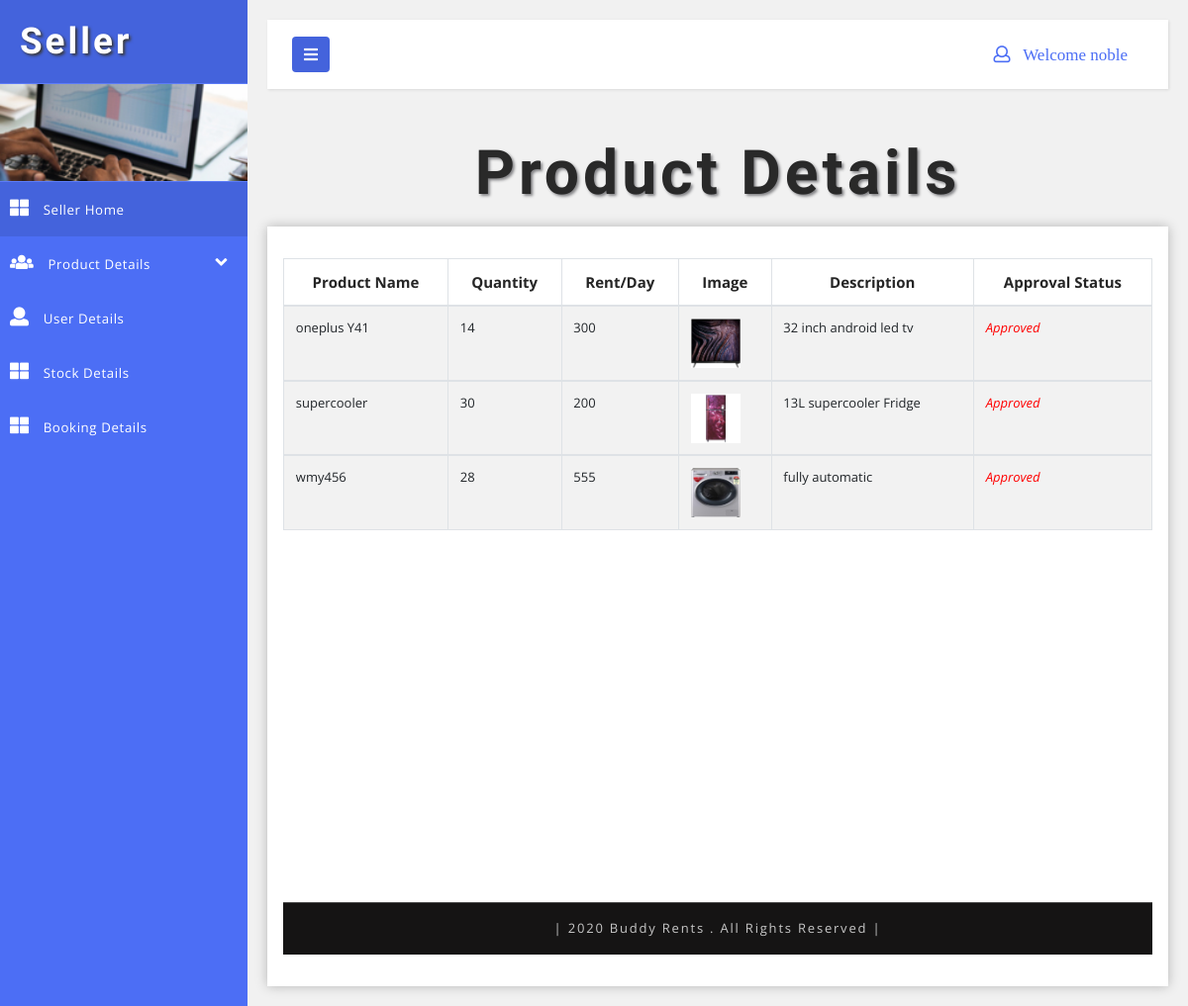
The app's page /seller/viewpdt.php (signed in) with its own data.
### tables this page shows
CREATE TABLE `product` (
  `product_id` int(11) NOT NULL,
  `category_id` int(11) NOT NULL,
  `product_name` varchar(65) NOT NULL,
  `description` varchar(1000) NOT NULL,
  `quantity` int(11) NOT NULL,
  `rent` int(11) NOT NULL,
  `image` varchar(500) NOT NULL,
  `status` int(11) NOT NULL,
  `status1` int(10) NOT NULL,
  `image1` varchar(500) NOT NULL,
  `image2` varchar(500) NOT NULL,
  `image3` varchar(500) NOT NULL,
  `seller_id` int(11) NOT NULL,
  `company` varchar(50) NOT NULL,
  `size` varchar(20) NOT NULL,
  `color` varchar(20) NOT NULL,
  `yom` int(4) NOT NULL
);

### seller/viewpdt.php (the view, shortened to what this page needs)
<?php
	include("../dbcon.php");
?>
<!DOCTYPE html>
<html lang="en">
<head>
    <link href="css/bootstrap.css" rel="stylesheet" type="text/css" media="all" />
    <link href="css/style.css" rel="stylesheet" type="text/css" media="all" />
    <link rel="stylesheet" href="css/style4.css">
    <link href="css/fontawesome-all.css" rel="stylesheet">
</head>
<body>
    <div class="wrapper">
                <?php
				include("aside.php");
				?>
        <div id="content">
            <nav class="navbar navbar-default mb-xl-5 mb-4">
                <div class="container-fluid">
                           <?php
						   include("aheader.php");
						   ?>
                </div>
            </nav>
            <h2 class="main-title-w3layouts mb-2 text-center">Product Details</h2>
			 <?php
			  $logid=$_SESSION['userid'];
			 $qry1="select category.category_name from category,product where category.category_id=product.category_id";
$result1=mysqli_query($con,$qry1);
		  $sql="select * from product where seller_id=(select seller_id from seller where userid=$logid)";
		  $res=mysqli_query($con,$sql);
		  $no=mysqli_num_rows($res);
		  if($no==0)
		  {
			  echo "&quot;No records here!!&quot;";
		  }
		  else
		  {
		  ?>
            <section class="grids-section bd-content">
                <div class="outer-w3-agile mt-3">
                    <table class="table table-bordered table-striped">
                        <thead>
                            <tr>
                                <th class="text-center">
                                   Product Name
                                    <br>
                                </th>
                                <th class="text-center">
                                    Quantity
                                    <br>
                                </th>
                                <th class="text-center">
                                   Rent/Day
                                    <br>
                                </th>
                                <th class="text-center">
                                    Image
                                    <br>
                                </th>
								<th class="text-center">
                                    Description
                                    <br>
                                </th>
								<th class="text-center">
                                    Approval Status
                                    <br>
                                </th>
                            </tr>
                        </thead>
                        <tbody>
                            <tr>
							  <?php
while($row1=mysqli_fetch_array($result1)){
?>
<?php
			while($row=mysqli_fetch_array($res))
			{
		  ?>
                                <td><?php echo $row[2];?></td>
                                <td><?php echo $row[4];?></td>
                                <td><?php echo $row[5];?></td>
								 <td><img src="../uploads/<?php echo $row[6];?>" height="50" width="50" /></td>
								  <td><?php echo $row[3];?></td>
								  <td>
							<?php
						if(($row[7]=="1") && ($row[8]=="1"))
						{
							?>
                            <font style="color:#FF0000; font-style:italic;" >Approved</font>
                            <?php
						}
						?>
						</td>
                            </tr>
                        </tbody>
						 <?php
			}
		  ?>
                    </table>
					<?php
								}
								?>
 <?php
			}
		  ?>
        <br><br><br> <br><br><br> <br><br><br> <br><br><br> <br>
		<?php
		  include("afooter.php");
		  ?>
    </div>
</body>
</html>

### seller/aside.php (shortened to what this page needs)
<!DOCTYPE html PUBLIC "-//W3C//DTD XHTML 1.0 Transitional//EN" "http://www.w3.org/TR/xhtml1/DTD/xhtml1-transitional.dtd">
<html xmlns="http://www.w3.org/1999/xhtml">
<head>
</head>
<body>
        <nav id="sidebar">
            <div class="sidebar-header">
                <h1>
                    <a href="index.php">Seller</a>
                </h1>
            </div>
            <div class="profile-bg"></div>
            <ul class="list-unstyled components">
                <li class="active">
                    <a href="index.php">
                        <i class="fas fa-th-large"></i>
                        Seller Home
                    </a>
                </li>
                <li>
                    <a href="#homeSubmenu" data-toggle="collapse" aria-expanded="false">
                        <i class="fas fa-users"></i>
                        Product Details
                        <i class="fas fa-angle-down fa-pull-right"></i>
                    </a>
                </li>
                <li>
                    <a href="userview.php">
                        <i class="fas fa-user"></i>
                        User Details
                    </a>
                </li>
                <li>
                    <a href="viewpdt.php">
                        <i class="fas fa-th-large"></i>
                        Stock Details
                    </a>
                </li>
                   <li>
                    <a href="viewbook.php">
                        <i class="fas fa-th-large"></i>
                       Booking Details
                    </a>
                </li>
            </ul>
        </nav>
</body>
</html>

### seller/aheader.php (shortened to what this page needs)
<!DOCTYPE html PUBLIC "-//W3C//DTD XHTML 1.0 Transitional//EN" "http://www.w3.org/TR/xhtml1/DTD/xhtml1-transitional.dtd">
<html xmlns="http://www.w3.org/1999/xhtml">
<head>
</head>
<body>
 <div class="navbar-header">
                        <button type="button" id="sidebarCollapse" class="btn btn-info navbar-btn">
                            <i class="fas fa-bars"></i>
                        </button>
                    </div>
                    <ul class="top-icons-agileits-w3layouts float-right">
                        <li class="nav-item dropdown">
                        <li class="nav-item dropdown">
                            <a class="nav-link dropdown-toggle" href="#" id="navbarDropdown2" role="button" data-toggle="dropdown" aria-haspopup="true"
                                aria-expanded="false">
                            <b><i class="far fa-user"> &nbsp; Welcome <?php echo $_SESSION['username']; ?>  </i></b>
                            </a>
                        </li>
                    </ul>
</body>
</html>

### seller/afooter.php
<div class="copyright-w3layouts py-xl-3 py-2 mt-xl-5 mt-4 text-center">
    <p>| 2020 Buddy Rents . All Rights Reserved |
    </p>
</div>

### seller/css/style.css (style rules this page uses)
html, body { margin: 0; font-size: 100%; font-family: 'Open Sans', sans-serif; background: #fff; }
body a { text-decoration: none; transition: 0.5s all; -webkit-transition: 0.5s all; -moz-transition: 0.5s all; -o-transition: 0.5s all; -ms-transition: 0.5s all; }
h1, h2, h3, h4, h5, h6 { margin: 0; font-family: 'Poiret One', cursive; font-weight: 700; }
p { margin: 0; }
ul { margin: 0; padding: 0; }
ul li { list-style: none; }
.outer-w3-agile { padding: 2em 1em; -webkit-box-shadow: 0px 0px 11px 0px rgba(0, 0, 0, 0.25); -moz-box-shadow: 0px 0px 11px 0px rgba(0, 0, 0, 0.25); box-shadow: 0px 0px 11px 0px rgba(0, 0, 0, 0.25); background: #fff; }
h2.main-title-w3layouts { font-size: 3.9em; letter-spacing: 4px; color: #292929; text-shadow: 2px 2px 3px #838386; text-transform: capitalize; }
.profile-bg { border: 1px solid #5d7cf7; border-left: none; border-right: none; background: url(../images/menu1.jpg)no-repeat 0px 0px; -webkit-background-size: cover; -moz-background-size: cover; -o-background-size: cover; -ms-background-size: cover; background-size: cover; min-height: 100px; }
.top-icons-agileits-w3layouts .dropdown-toggle::after { display: none; }
.top-icons-agileits-w3layouts li { list-style: none; display: inline-block; }
ul.top-icons-agileits-w3layouts a.nav-link i { display: inline-block; font-size: 17px; color: #4c6ef5; }
.dropdown { display: none; padding: 0; list-style: none; }
.copyright-w3layouts p { color: #c7c7c7; font-size: 13px; letter-spacing: 1.8px; text-align: center; font-weight: 400; }
.copyright-w3layouts { background: #151414; border-top: 1px solid #464646; }
ul.list-unstyled li { font-size: 14px; letter-spacing: 1px; color: #7d7d7d; }
.table th, .table td { padding: 0.74rem; vertical-align: top; border-top: 1px solid #dee2e6; font-size: 13px; }
.table th { color: #252525; font-size: 15px; }

### seller/css/style4.css (style rules this page uses)
body { font-family: 'Open Sans', sans-serif; background: #f1f1f1; }
p { font-family: 'Open Sans', sans-serif; }
a, a:hover, a:focus { color: inherit; text-decoration: none; transition: all 0.3s; }
.navbar { padding: 15px 10px; background: #fff; border: none; border-radius: 0; box-shadow: 1px 1px 3px rgba(0, 0, 0, 0.1); }
.navbar-btn { box-shadow: none; outline: none !important; border: none; background: #4463dc; }
i, span { display: inline-block; }
.wrapper { display: flex; align-items: stretch; }
#sidebar { min-width: 250px; max-width: 250px; background: #4c6ef5; color: #fff; transition: all 0.3s; }
.sidebar-header h1 { font-size: 2.3em; letter-spacing: 3px; color: #fff; text-shadow: 2px 2px 3px #39393a; }
#sidebar ul li a { text-align: left; }
#sidebar .sidebar-header { padding: 20px; background: #4463dc; }
#sidebar ul li a { padding: 16px 10px; font-size: .95em; letter-spacing: 0.6px; display: block; color: #fff; font-weight: 400; }
#sidebar ul li a i { margin-right: 10px; font-size: 19px; }
#sidebar ul li.active>a, #sidebar a[aria-expanded="true"] { color: #fff; background: #4463dc; }
#content { padding: 20px; min-height: 100vh; transition: all 0.3s; overflow: hidden; width: 100%; }

### records on screen
product: product_name "oneplus Y41", quantity "14", rent "300", image (picture), description "32 inch android led tv", status "Approved"
product: product_name "supercooler", quantity "30", rent "200", image (picture), description "13L supercooler Fridge", status "Approved"
product: product_name "wmy456", quantity "28", rent "555", image (picture), description "fully automatic", status "Approved"

### other values on screen
$_SESSION['username'] "noble"
